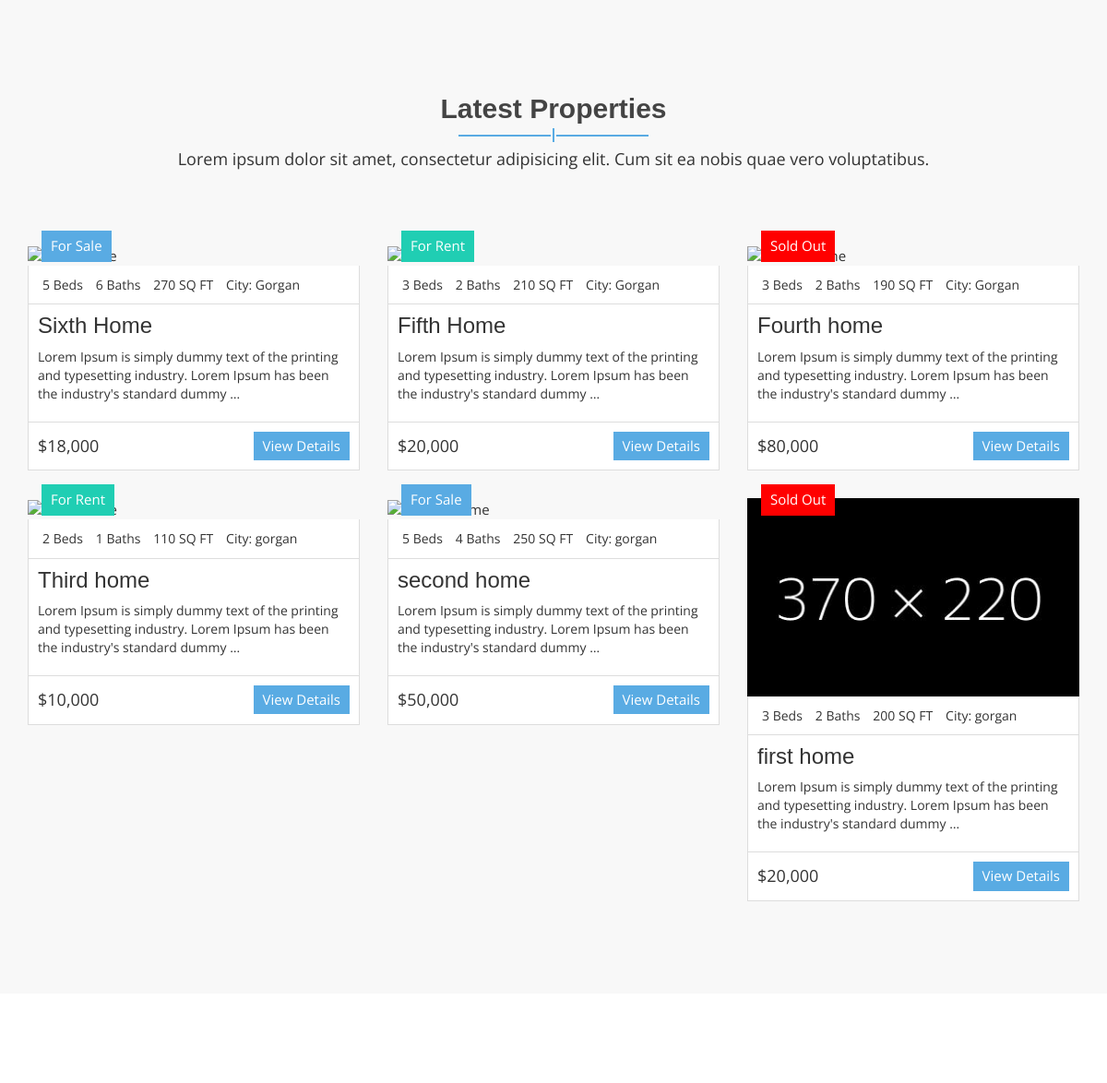
The app's page / (middle part), older data.
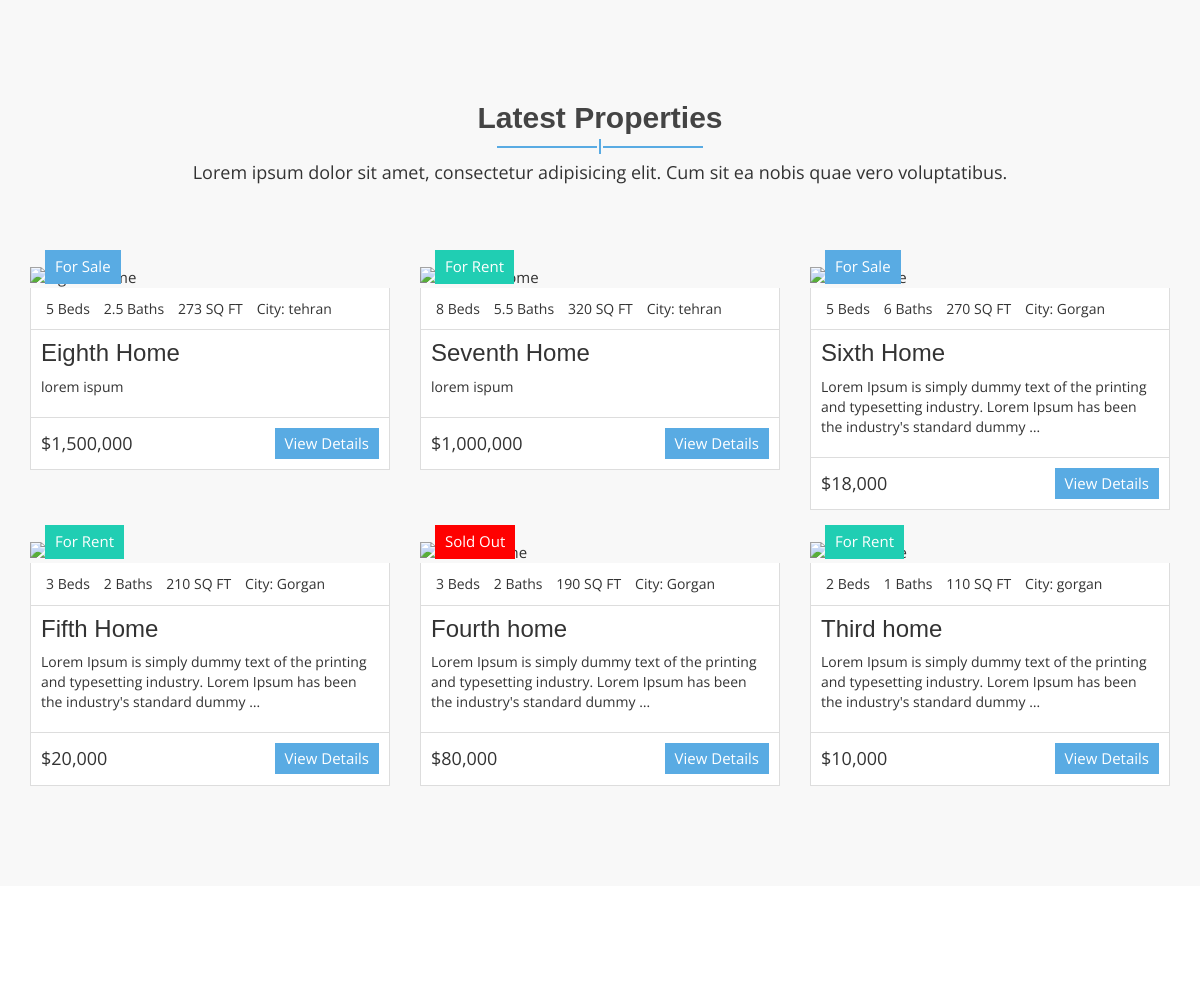
The same page, newer data.
### property/models.py (models this page shows, shortened)
class Property(models.Model):
    property_choices = [
        ('FS', 'For Sale'),
        ('FR', 'For Rent'),
        ('SL', 'Sold Out')
    ]
    STATUS = [
        ('Nor', 'Normal'),
        ('Exc', 'Exclusive')
    ]
    status = models.CharField(max_length=3, choices=STATUS, default='Nor')
    author = models.ForeignKey(User, on_delete=models.CASCADE, null = True)
    title = models.CharField(max_length=255, verbose_name = "Title")
    property_status = models.CharField(max_length = 2, choices = property_choices, verbose_name = "Property status")
    address = models.CharField(max_length=255, verbose_name = "Address")
    state = models.CharField(max_length=255, verbose_name = "State")
    city = models.CharField(max_length=255, verbose_name = "City")
    description = models.TextField(blank = True, verbose_name = 'Description')
    category = models.ForeignKey("Category", related_name = "property", verbose_name = "Category", on_delete = models.CASCADE, blank = True, null=True)
    price = models.PositiveIntegerField(verbose_name = 'Price')
    bedrooms = models.PositiveIntegerField(verbose_name = 'Bedrooms', default = 0)
    bathrooms = models.PositiveIntegerField(verbose_name = 'Bathrooms', default = 0)
    garage = models.PositiveIntegerField(default = 0, verbose_name = 'Garage')
    sqft = models.PositiveIntegerField(verbose_name = "Area", help_text = 'in SQFT')
    MainPhoto = models.ImageField(upload_to = "Properties/")
    photo_1 = models.ImageField(upload_to = "Properties/", blank = True, null = True)
    photo_2 = models.ImageField(upload_to = "Properties/", blank = True, null = True)
    photo_3 = models.ImageField(upload_to = "Properties/", blank = True, null = True)
    photo_4 = models.ImageField(upload_to = "Properties/", blank = True, null = True)
    photo_5 = models.ImageField(upload_to = "Properties/", blank = True, null = True)
    photo_6 = models.ImageField(upload_to = "Properties/", blank = True, null = True)
    views = models.IntegerField(default = 0)
    pub_date = models.DateTimeField(auto_now_add = True)
    update_date = models.DateTimeField(auto_now = True, auto_now_add = False)
    class Meta:
        ordering = ('-pub_date',)
        verbose_name = 'Property'
        verbose_name_plural = 'Properties'

### property/views.py (the view)
# urls.py: path("", views.Home_Page, name = "Home-Page"),
def Home_Page(request):
    properties = Property.objects.all().order_by('-pub_date')[:6] # get last 6 items by publish date
    exclusive_properties = Property.objects.filter(status='Exc')
    categories = Category.objects.all()
    blogs = Blog.objects.all().order_by('-pub_date')[:3]
    property_choices = dict(Property.property_choices)
    context = {
        "properties": properties,
        "exclusive_properties": exclusive_properties,
        "categories": categories,
        "blogs": blogs,
        "property_choices": property_choices
    }
    return render(request, 'property/index.html', context)

### property/templates/property/index.html (shortened to what this page needs)
{% extends 'base.html' %}
{% load static %}
{%load humanize%}
{% block content %}
  <section id="aa-latest-property">
    <div class="container">
      <div class="aa-latest-property-area">
        <div class="aa-title">
          <h2>Latest Properties</h2>
          <span></span>
          <p>Lorem ipsum dolor sit amet, consectetur adipisicing elit. Cum sit ea nobis quae vero voluptatibus.</p>
        </div>
        <div class="aa-latest-properties-content">
          <div class="row">
          {% for property in properties %}
            <div class="col-md-4">
              <article class="aa-properties-item">
                <a href="#" class="aa-properties-item-img">
                  <img src="{{property.MainPhoto.url}}" alt="{{property.title}}">
                </a>
                {% if property.get_property_status_display == "For Sale" %}
                  <div class="aa-tag for-sale">
                    {{property.get_property_status_display}}
                  </div>
                {% elif property.get_property_status_display == "For Rent"%}
                  <div class="aa-tag for-rent">
                    {{property.get_property_status_display}}
                  </div>
                {% else %}
                  <div class="aa-tag sold-out">
                    {{property.get_property_status_display}}
                  </div>
                {% endif %}
                <div class="aa-properties-item-content">
                  <div class="aa-properties-info">
                    <span>{{property.bedrooms}} Beds</span>
                    <span>{{property.bathrooms}} Baths</span>
                    <span>{{property.sqft}} SQ FT</span>
                    <span>City: {{property.city}}</span>
                  </div>
                  <div class="aa-properties-about">
                    <h3><a href="{% url 'Properties-Detail' property.id %}">{{property.title}}</a></h3>
                    <p>{{property.description|truncatewords:20}}</p>
                  </div>
                  <div class="aa-properties-detial">
                    <span class="aa-price">
                      ${{property.price|intcomma}}
                    </span>
                    <a href="{% url 'Properties-Detail' property.id %}" class="aa-secondary-btn">View Details</a>
                  </div>
                </div>
              </article>
            </div>
          {% endfor %}
          </div>
        </div>
      </div>
    </div>
  </section>
  <section id="aa-service">
  </section>
{% endblock %}

Row changes from the older to the newer data that the page shows:
no longer on this page (row edited): Property: property_status "For Sale", bedrooms "5", bathrooms "4", sqft "250", city "gorgan", title "second home", description "Lorem Ipsum is simply dummy text of the printing and typesetting industry. Lorem Ipsum has been the industry's standard dummy …", price "50,000"
no longer on this page (row edited): Property: MainPhoto (picture), property_status "Sold Out", bedrooms "3", bathrooms "2", sqft "200", city "gorgan", title "first home", description "Lorem Ipsum is simply dummy text of the printing and typesetting industry. Lorem Ipsum has been the industry's standard dummy …", price "20,000"
added Property: property_status "For Sale", bedrooms "5", bathrooms "2.5", sqft "273", city "tehran", title "Eighth Home", description "lorem ispum", price "1,500,000"
added Property: property_status "For Rent", bedrooms "8", bathrooms "5.5", sqft "320", city "tehran", title "Seventh Home", description "lorem ispum", price "1,000,000"
